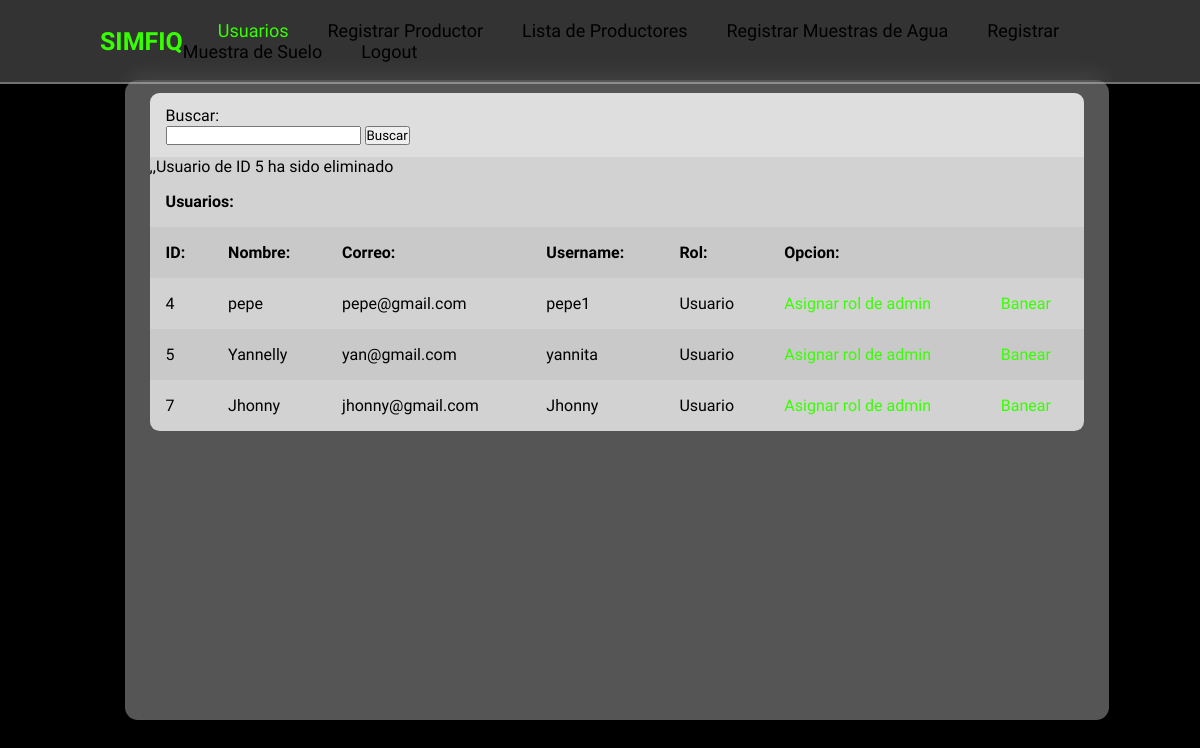
/adminCtrlUserList.php?idElim=5 (signed in), run on the app's committed database.
### tables this page shows
CREATE TABLE `users` (
  `id` int(11) NOT NULL,
  `fullname` varchar(50) NOT NULL,
  `email` varchar(100) NOT NULL,
  `username` varchar(25) NOT NULL,
  `password` varchar(255) NOT NULL,
  `idRol` int(11) NOT NULL
);

### adminCtrlUserList.php (the view, shortened to what this page needs)
<?php
    include "./inc/htmlOpen.php";
    if(isset($_SESSION['s_idRol']))
        if($_SESSION['s_idRol'] == 1){
            include "./inc/headerAndNavAdmin.php";
        }else
            header("./logout.php");
    else
        header("./logout.php");
?>
<section class="container">
    <main class="table">
        <section class="table_body">
    <form action="" method="GET">
        <label for="busqueda">Buscar:</label><br>
        <input type="text" name="busqueda" id="busqueda">
        <input type="submit" value="Buscar" class="boton">
    </form>
    <?php
        include "./php/clases/user.php";
        $usuarios = new Usuario;
        $busqueda = (isset($_GET['busqueda'])) ? limpiarCadena($_GET['busqueda']) : "";
        if(isset($_GET['idElim']) && is_numeric($_GET['idElim']) && $_GET['idElim'] > 0)
            if($usuarios->eliminarUser($_GET['idElim']))
                echo "Usuario de ID ".$_GET['idElim']." ha sido eliminado<br>";
            else
                echo "El usuario no pudo ser elimindo";
        $usuarios = $usuarios->listarUsuarios($busqueda);
        if (!$usuarios){
            echo "No se han encontrado usuarios :(";
        }else{
            echo '
            <table id="resultado">
                <tbody>
                    <tr>
                        <th colspan="7">Usuarios:</th>
                    </tr>
                    <tr>
                        <th>ID:</th>
                        <th>Nombre:</th>
                        <th>Correo:</th>
                        <th>Username:</th>
                        <th>Rol:</th>
                        <th colspan="2">Opcion:</th>
                    </tr>
            ';
            foreach($usuarios as $usuario){
                echo '
                <tr>
                    <td>'.$usuario['id'].'</a></td>
                    <td>'.$usuario['fullname'].'</td>
                    <td>'.$usuario['email'].'</td>
                    <td>'.$usuario['username'].'</td>
                ';
                if($usuario['idRol'] == 1){
                    echo '
                        <td>Admin</td>
                        <td><a href="./adminCtrlUserList.php?idRolUpdate='.$usuario['id'].'">Quitar rol de admin</a></td>
                    ';
                }else{
                    echo '
                    <td>Usuario</td>
                    <td><a href="./adminCtrlUserList.php?idRolUpdate='.$usuario['id'].'">Asignar rol de admin</a></td>
                    ';
                }
                echo '<td><a href="./adminCtrlUserList.php?idElim='.$usuario['id'].'">Banear</a></td>
                </tr>';
            }
            echo '
                </tbody>
            </table>
            ';
        }
    ?>
    </section>
      </main>
</section>
<?php
    include "./inc/htmlClose.php";
?>

### css/styles.css (style rules this page uses)
* { margin: 0; padding: 0; box-sizing: border-box; font-family: 'Oswald', sans-serif; }
body { background-color: #000; background-image: url(https://images.unsplash.com/photo-1433185000771-ec45c869c61b?ixlib=rb-4.0.3&ixid=M3wxMjA3fDB8MHxwaG90by1wYWdlfHx8fGVufDB8fHx8fA%3D%3D&auto=format&fit=crop&w=1074&q=80); background-size: cover; background-position: center; background-attachment: fixed; }
.container { min-height: 100vh; display: flex; justify-content: center; align-items: center; position: absolute; bottom: 15; left: 125px; top: 50; }
table { width: 100%; }
table, th, td { border-collapse: collapse; padding: 1rem; text-align: left; }
main.table { width: 82vw; height: 80vh; background-color: #fff5; backdrop-filter: blur(7px); box-shadow: 0.4rem .8rem #0005; border-radius: .8rem; overflow: hidden; }
main form { width: 100%; height: 10%; background-color: #fff4; padding: .8rem 1rem; }
.table_body { width: 95%; max-height: calc(89% - .8rem); background-color: #fffb; margin: .8rem auto; border-radius: .6rem; overflow: auto; }
tbody tr:nth-child(even) { background-color: #0000000b; }
a { margin: 25px 0; font-size: 1em; color: black; text-decoration: none; }
a:hover, a:nth-child(1) { color: #37ff00; }

### data on the page
users: id "4", fullname "pepe", email "pepe@gmail.com", username "pepe1"
users: id "5", fullname "Yannelly", email "yan@gmail.com", username "yannita"
users: id "7", fullname "Jhonny", email "jhonny@gmail.com", username "Jhonny"

### other printed values
$_GET['idElim'] "5"
